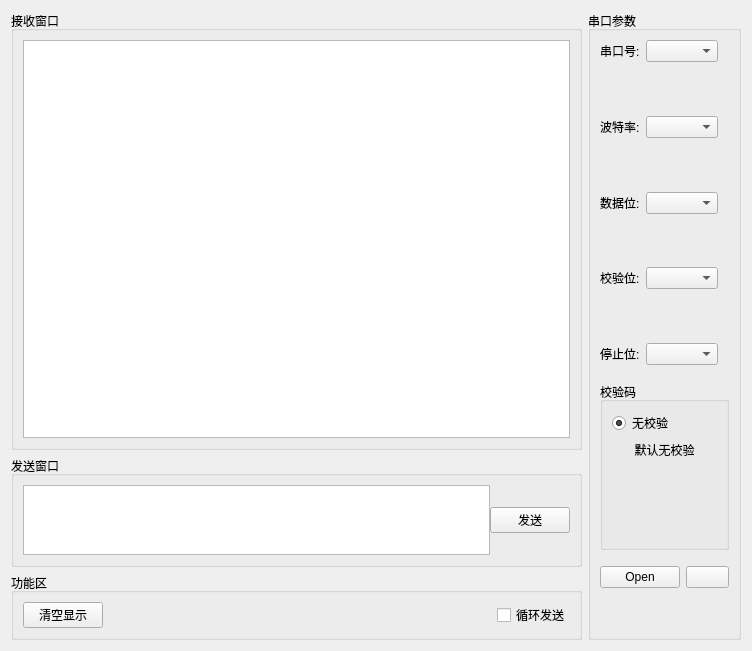
<?xml version="1.0" encoding="UTF-8"?>
<ui version="4.0">
 <class>Widget</class>
 <widget class="QWidget" name="Widget">
  <property name="geometry">
   <rect>
    <x>0</x>
    <y>0</y>
    <width>752</width>
    <height>651</height>
   </rect>
  </property>
  <property name="windowTitle">
   <string>串口工具</string>
  </property>
  <layout class="QGridLayout" name="gridLayout_5" columnstretch="12,1">
   <item row="0" column="0">
    <layout class="QVBoxLayout" name="verticalLayout_3" stretch="15,1">
     <item>
      <widget class="QGroupBox" name="groupBox_3">
       <property name="title">
        <string>接收窗口</string>
       </property>
       <layout class="QGridLayout" name="gridLayout_2">
        <item row="0" column="0">
         <widget class="QTextEdit" name="te_recv"/>
        </item>
       </layout>
      </widget>
     </item>
     <item>
      <layout class="QVBoxLayout" name="verticalLayout_2">
       <item>
        <widget class="QGroupBox" name="groupBox_4">
         <property name="title">
          <string>发送窗口</string>
         </property>
         <layout class="QGridLayout" name="gridLayout">
          <item row="0" column="0">
           <layout class="QHBoxLayout" name="horizontalLayout_6" stretch="7,1">
            <property name="spacing">
             <number>0</number>
            </property>
            <item>
             <widget class="myTextEdit" name="te_send"/>
            </item>
            <item>
             <widget class="QPushButton" name="btn_send">
              <property name="text">
               <string>发送</string>
              </property>
             </widget>
            </item>
           </layout>
          </item>
         </layout>
        </widget>
       </item>
       <item>
        <widget class="QGroupBox" name="groupBox_5">
         <property name="title">
          <string>功能区</string>
         </property>
         <layout class="QGridLayout" name="gridLayout_4">
          <item row="0" column="0">
           <layout class="QHBoxLayout" name="horizontalLayout_7">
            <item>
             <widget class="QPushButton" name="btn_clear">
              <property name="text">
               <string>清空显示</string>
              </property>
             </widget>
            </item>
            <item>
             <spacer name="horizontalSpacer">
              <property name="orientation">
               <enum>Qt::Horizontal</enum>
              </property>
              <property name="sizeHint" stdset="0">
               <size>
                <width>149</width>
                <height>20</height>
               </size>
              </property>
             </spacer>
            </item>
            <item>
             <widget class="QCheckBox" name="ck_send">
              <property name="text">
               <string>循环发送</string>
              </property>
             </widget>
            </item>
           </layout>
          </item>
         </layout>
        </widget>
       </item>
      </layout>
     </item>
    </layout>
   </item>
   <item row="0" column="1">
    <widget class="QGroupBox" name="groupBox">
     <property name="title">
      <string>串口参数</string>
     </property>
     <layout class="QGridLayout" name="gridLayout_3" rowstretch="2,1,1,0,0">
      <item row="0" column="0">
       <widget class="QWidget" name="widget_6" native="true">
        <layout class="QVBoxLayout" name="verticalLayout" stretch="1,0,1,0,1,0,1,0,1">
         <property name="leftMargin">
          <number>0</number>
         </property>
         <property name="topMargin">
          <number>0</number>
         </property>
         <property name="rightMargin">
          <number>11</number>
         </property>
         <property name="bottomMargin">
          <number>11</number>
         </property>
         <item>
          <layout class="QHBoxLayout" name="horizontalLayout" stretch="1,3">
           <item>
            <widget class="QLabel" name="label_3">
             <property name="text">
              <string>串口号:</string>
             </property>
            </widget>
           </item>
           <item>
            <widget class="QComboBox" name="cb_serial"/>
           </item>
          </layout>
         </item>
         <item>
          <spacer name="verticalSpacer_5">
           <property name="orientation">
            <enum>Qt::Vertical</enum>
           </property>
           <property name="sizeHint" stdset="0">
            <size>
             <width>28</width>
             <height>20</height>
            </size>
           </property>
          </spacer>
         </item>
         <item>
          <layout class="QHBoxLayout" name="horizontalLayout_2" stretch="1,3">
           <item>
            <widget class="QLabel" name="label_4">
             <property name="text">
              <string>波特率:</string>
             </property>
            </widget>
           </item>
           <item>
            <widget class="QComboBox" name="cb_baud"/>
           </item>
          </layout>
         </item>
         <item>
          <spacer name="verticalSpacer_6">
           <property name="orientation">
            <enum>Qt::Vertical</enum>
           </property>
           <property name="sizeHint" stdset="0">
            <size>
             <width>20</width>
             <height>20</height>
            </size>
           </property>
          </spacer>
         </item>
         <item>
          <layout class="QHBoxLayout" name="horizontalLayout_3" stretch="1,2">
           <item>
            <widget class="QLabel" name="label_5">
             <property name="text">
              <string>数据位:</string>
             </property>
            </widget>
           </item>
           <item>
            <widget class="QComboBox" name="cb_data"/>
           </item>
          </layout>
         </item>
         <item>
          <spacer name="verticalSpacer_4">
           <property name="orientation">
            <enum>Qt::Vertical</enum>
           </property>
           <property name="sizeHint" stdset="0">
            <size>
             <width>20</width>
             <height>20</height>
            </size>
           </property>
          </spacer>
         </item>
         <item>
          <layout class="QHBoxLayout" name="horizontalLayout_4" stretch="1,2">
           <item>
            <widget class="QLabel" name="label_6">
             <property name="text">
              <string>校验位:</string>
             </property>
            </widget>
           </item>
           <item>
            <widget class="QComboBox" name="cb_check"/>
           </item>
          </layout>
         </item>
         <item>
          <spacer name="verticalSpacer_3">
           <property name="orientation">
            <enum>Qt::Vertical</enum>
           </property>
           <property name="sizeHint" stdset="0">
            <size>
             <width>20</width>
             <height>27</height>
            </size>
           </property>
          </spacer>
         </item>
         <item>
          <layout class="QHBoxLayout" name="horizontalLayout_5" stretch="1,2">
           <item>
            <widget class="QLabel" name="label_7">
             <property name="text">
              <string>停止位:</string>
             </property>
            </widget>
           </item>
           <item>
            <widget class="QComboBox" name="cb_stop"/>
           </item>
          </layout>
         </item>
        </layout>
       </widget>
      </item>
      <item row="1" column="0">
       <widget class="QGroupBox" name="groupBox_2">
        <property name="title">
         <string>校验码</string>
        </property>
        <layout class="QGridLayout" name="gridLayout_6">
         <item row="3" column="0">
          <spacer name="verticalSpacer_7">
           <property name="orientation">
            <enum>Qt::Vertical</enum>
           </property>
           <property name="sizeHint" stdset="0">
            <size>
             <width>20</width>
             <height>40</height>
            </size>
           </property>
          </spacer>
         </item>
         <item row="1" column="0">
          <widget class="QRadioButton" name="rb_check">
           <property name="text">
            <string>无校验</string>
           </property>
           <property name="checkable">
            <bool>true</bool>
           </property>
           <property name="checked">
            <bool>true</bool>
           </property>
           <property name="autoRepeat">
            <bool>false</bool>
           </property>
           <property name="autoExclusive">
            <bool>false</bool>
           </property>
          </widget>
         </item>
         <item row="2" column="0">
          <widget class="QLabel" name="label">
           <property name="text">
            <string>默认无校验</string>
           </property>
           <property name="alignment">
            <set>Qt::AlignCenter</set>
           </property>
          </widget>
         </item>
        </layout>
       </widget>
      </item>
      <item row="3" column="0">
       <layout class="QHBoxLayout" name="horizontalLayout_8">
        <item>
         <widget class="QPushButton" name="btn_open">
          <property name="text">
           <string>Open</string>
          </property>
         </widget>
        </item>
        <item>
         <widget class="QPushButton" name="btn_s">
          <property name="text">
           <string/>
          </property>
          <property name="checkable">
           <bool>false</bool>
          </property>
          <property name="autoDefault">
           <bool>false</bool>
          </property>
          <property name="default">
           <bool>false</bool>
          </property>
          <property name="flat">
           <bool>false</bool>
          </property>
         </widget>
        </item>
       </layout>
      </item>
      <item row="2" column="0">
       <spacer name="verticalSpacer">
        <property name="orientation">
         <enum>Qt::Vertical</enum>
        </property>
        <property name="sizeType">
         <enum>QSizePolicy::Fixed</enum>
        </property>
        <property name="sizeHint" stdset="0">
         <size>
          <width>20</width>
          <height>10</height>
         </size>
        </property>
       </spacer>
      </item>
      <item row="4" column="0">
       <spacer name="verticalSpacer_2">
        <property name="orientation">
         <enum>Qt::Vertical</enum>
        </property>
        <property name="sizeHint" stdset="0">
         <size>
          <width>20</width>
          <height>40</height>
         </size>
        </property>
       </spacer>
      </item>
     </layout>
    </widget>
   </item>
  </layout>
 </widget>
 <customwidgets>
  <customwidget>
   <class>myTextEdit</class>
   <extends>QTextEdit</extends>
   <header location="global">mytextedit.h</header>
  </customwidget>
 </customwidgets>
 <resources/>
 <connections/>
</ui>
